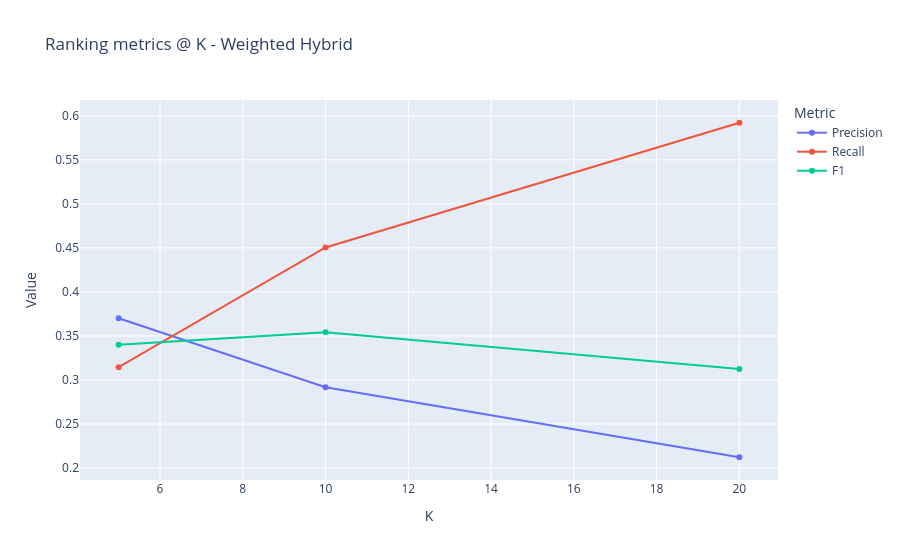

The code cell stored with this chart in its notebook:
### Markdown cell above
## Ranking metrics @ K

### Code cell
save_fig(ranking_curve(m, "Weighted Hybrid"), "eval_weighted_ranking")

### Figure 1 — Plotly figure (JSON) as saved in the notebook; plotly's stock layout.template omitted (floating-point values rounded to 4 significant figures)
{"data": [{"hovertemplate": "Metric=Precision<br>K=%{x}<br>Value=%{y}<extra></extra>", "legendgroup": "Precision", "line": {"color": "#636efa", "dash": "solid"}, "marker": {"symbol": "circle"}, "mode": "lines+markers", "name": "Precision", "orientation": "v", "showlegend": true, "type": "scatter", "x": [5, 10, 20], "xaxis": "x", "y": [0.3701, 0.2917, 0.2123], "yaxis": "y"}, {"hovertemplate": "Metric=Recall<br>K=%{x}<br>Value=%{y}<extra></extra>", "legendgroup": "Recall", "line": {"color": "#EF553B", "dash": "solid"}, "marker": {"symbol": "circle"}, "mode": "lines+markers", "name": "Recall", "orientation": "v", "showlegend": true, "type": "scatter", "x": [5, 10, 20], "xaxis": "x", "y": [0.3145, 0.4505, 0.5921], "yaxis": "y"}, {"hovertemplate": "Metric=F1<br>K=%{x}<br>Value=%{y}<extra></extra>", "legendgroup": "F1", "line": {"color": "#00cc96", "dash": "solid"}, "marker": {"symbol": "circle"}, "mode": "lines+markers", "name": "F1", "orientation": "v", "showlegend": true, "type": "scatter", "x": [5, 10, 20], "xaxis": "x", "y": [0.34, 0.3541, 0.3125], "yaxis": "y"}], "layout": {"legend": {"title": {"text": "Metric"}, "tracegroupgap": 0}, "title": {"text": "Ranking metrics @ K - Weighted Hybrid"}, "xaxis": {"anchor": "y", "domain": [0, 1], "title": {"text": "K"}}, "yaxis": {"anchor": "x", "domain": [0, 1], "title": {"text": "Value"}}}}
